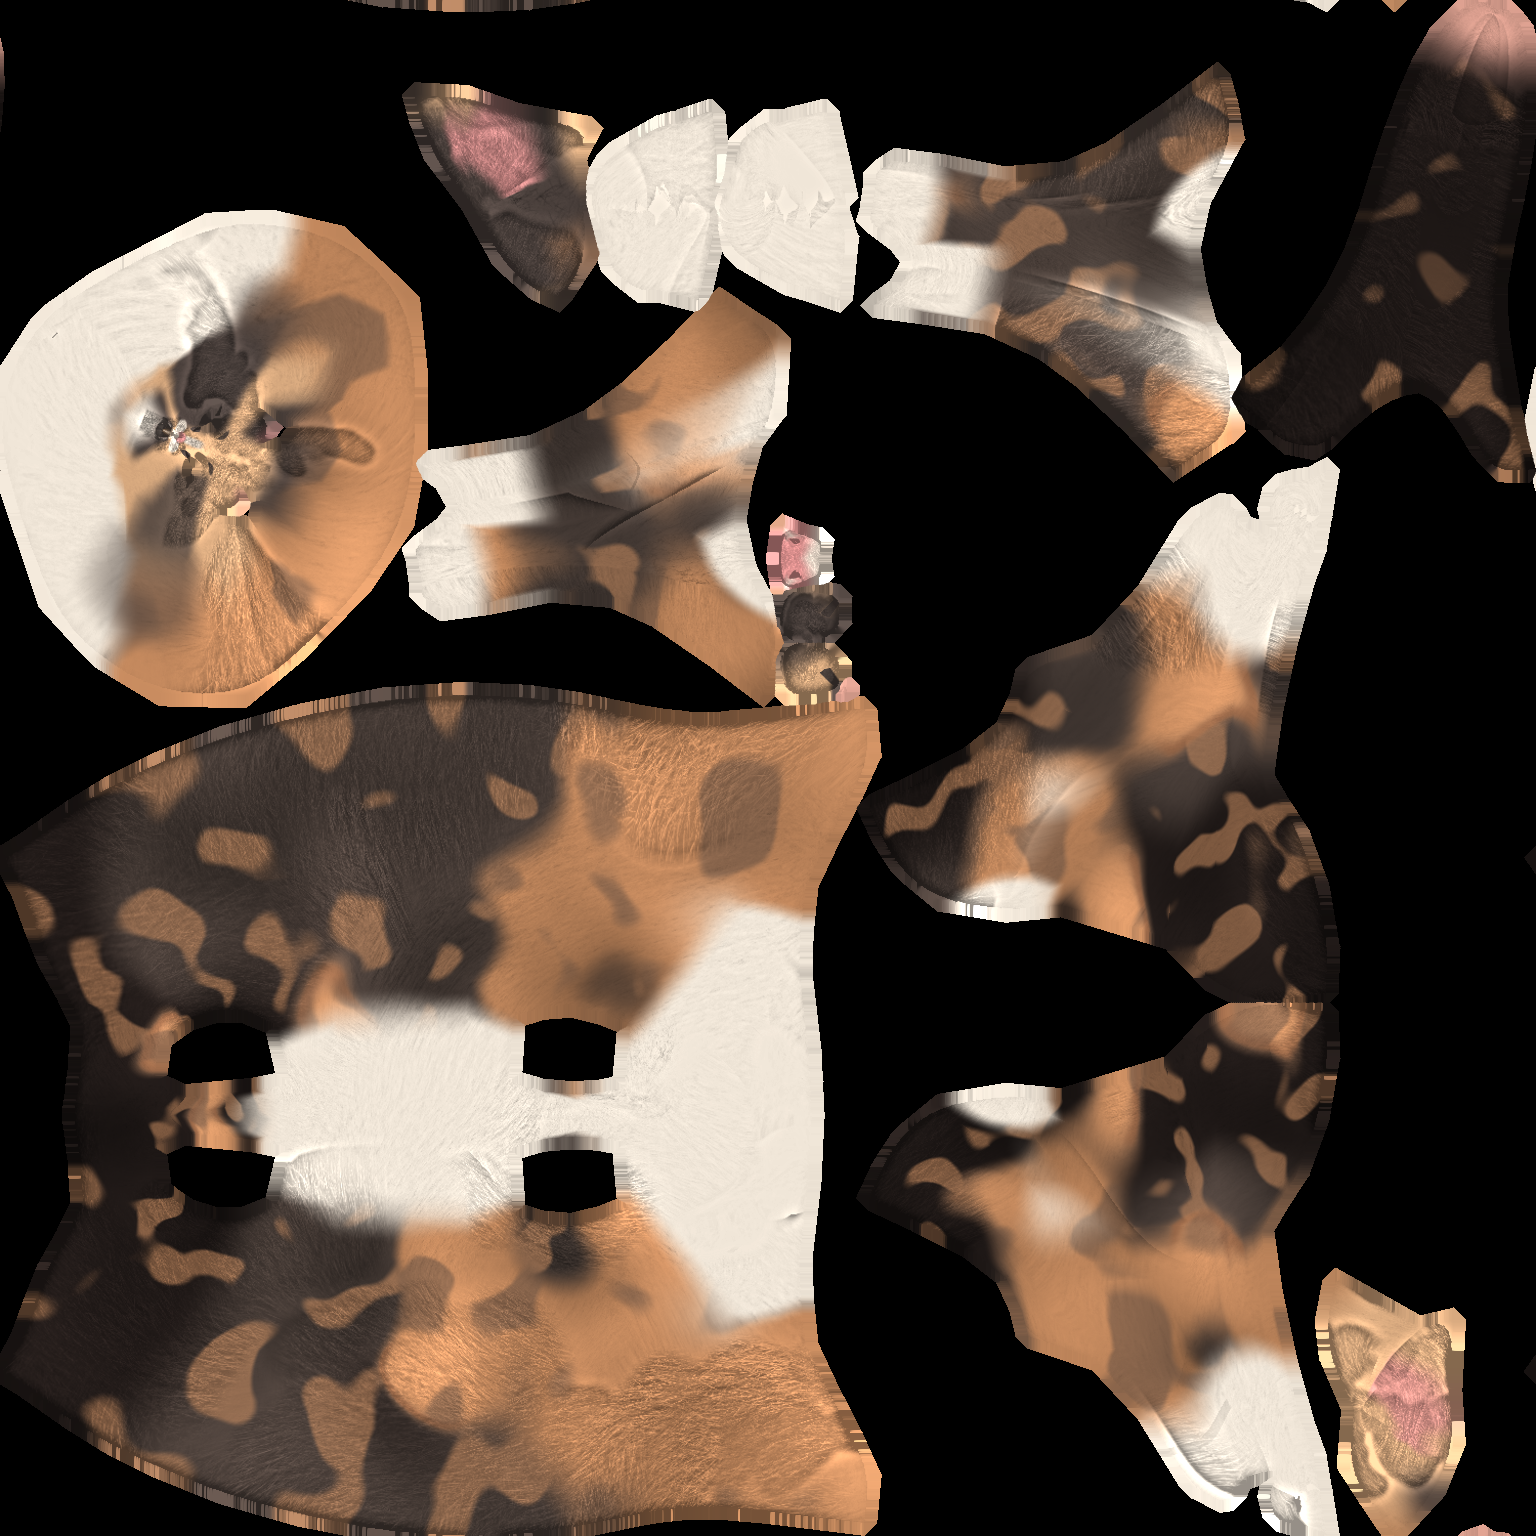

This chart was generated by the following Python code:
"""Pinta el pelaje de la gata carey de gato/origen/ sobre las UV de la gata de Jonas Dichelle (malla_uv.npz, de
exportar_malla.py) → pelaje.png. Del pelaje original (tex_original.png) solo se queda el detalle fino de los pelos.

    .venv/bin/python gato/gata/pelaje.py

Carey «diluida»: manchas grandes gris pardo oscuro y melocotón apagado, mezcladas a motas; blancos la lista de la
nariz, el hocico y la barbilla, el babero y el pecho, la barriga y los calcetines; nariz y dentro de las orejas
rosas; punta de la cola melocotón rosado. Coordenadas de la malla en reposo: mira a -Y, z arriba, pies en z ≈ -2.7.
"""
from pathlib import Path

import numpy as np
from PIL import Image, ImageFilter

AQUI = Path(__file__).resolve().parent
LADO = 1536

OSCURO, GRIS, MELOCOTON = (34, 27, 25), (78, 66, 60), (200, 140, 96)
CANELA, BLANCO, ROSA = (150, 98, 66), (240, 230, 216), (214, 140, 138)


def paso(a, b, x):
    """0 en a, 1 en b, suave entre medias (a > b vale)."""
    t = np.clip((x - a) / (b - a), 0, 1)
    return t * t * (3 - 2 * t)


def ruido(p, semilla, escala, ondas=7):
    """Manchas suaves: suma de ondas en 3D con el espacio algo retorcido; de -1 a 1 aprox."""
    r = np.random.default_rng(semilla)
    q = p * escala
    q = q + 0.6 * np.sin(q[:, [1, 2, 0]] * 1.3 + r.uniform(0, 6, 3))
    s = np.zeros(len(p))
    for _ in range(ondas):
        k = r.normal(size=3)
        s += np.sin(q @ (k / np.linalg.norm(k)) * r.uniform(0.7, 1.4) + r.uniform(0, 2 * np.pi))
    return s / np.sqrt(ondas / 2)


def rasterizar(d):
    """Posición y normal en reposo de cada texel (por baricéntricas en cada triángulo UV); máscara de los usados."""
    P, N, usado = np.zeros((LADO, LADO, 3)), np.zeros((LADO, LADO, 3)), np.zeros((LADO, LADO), bool)
    v, n = d["v"], d["n"]
    for t, uv in zip(d["tri"], d["tuv"]):
        a = uv * LADO
        a[:, 1] = LADO - a[:, 1]  # v de abajo arriba → filas de arriba abajo
        x0, y0 = np.floor(a.min(0)).astype(int)
        x1, y1 = np.ceil(a.max(0)).astype(int)
        xs, ys = np.meshgrid(np.arange(max(x0, 0), min(x1 + 1, LADO)), np.arange(max(y0, 0), min(y1 + 1, LADO)))
        q = np.stack([xs + 0.5, ys + 0.5], -1).reshape(-1, 2)
        T = np.array([a[1] - a[0], a[2] - a[0]]).T
        if abs(np.linalg.det(T)) < 1e-9:
            continue
        l12 = (q - a[0]) @ np.linalg.inv(T).T
        w = np.c_[1 - l12.sum(1), l12]
        ok = (w >= -0.02).all(1)
        f, c = ys.ravel()[ok], xs.ravel()[ok]
        P[f, c], N[f, c], usado[f, c] = w[ok] @ v[t], w[ok] @ n[t], True
    N /= np.maximum(np.linalg.norm(N, axis=-1, keepdims=True), 1e-6)
    return P, N, usado


def colores(p, n):
    x, y, z = p.T
    ax, ny, nz = np.abs(x), n[:, 1], n[:, 2]
    # base carey: manchas grandes melocotón sobre gris pardo, con motas oscuras y vetas canela
    grande, medio, fino = ruido(p, 1, 0.55), ruido(p, 2, 1.3), ruido(p, 3, 3.2)
    mel = paso(0.45, 0.9, grande + 0.35 * medio + 0.3 * fino)  # bordes moteados, como en la carey de verdad
    osc = paso(-0.3, 0.3, -grande + 0.45 * medio) * (1 - mel)
    c = np.array(GRIS) * (1 - osc[:, None]) + np.array(OSCURO) * osc[:, None]
    c = c * (1 - mel[:, None]) + np.array(MELOCOTON) * mel[:, None]
    can = paso(0.35, 0.8, fino) * paso(0.2, 0.5, mel) * (1 - paso(0.6, 0.95, mel))
    c = c * (1 - 0.6 * can[:, None]) + np.array(CANELA) * 0.6 * can[:, None]
    c *= (0.92 + 0.1 * fino)[:, None]  # motas
    mota = paso(0.5, 1.1, ruido(p, 4, 7.0, 9)) * (1 - mel) * 0.55   # atigrado fino melocotón dentro de lo oscuro
    c = c * (1 - mota[:, None]) + np.array(MELOCOTON) * mota[:, None]
    mota = paso(0.6, 1.2, ruido(p, 5, 6.0, 9)) * mel * 0.45          # y motas oscuras dentro de lo melocotón
    c = c * (1 - mota[:, None]) + np.array(GRIS) * mota[:, None]
    # cola: más oscura, con la punta melocotón rosado
    cola = paso(3.4, 3.8, y) * paso(2.6, 3.0, z)
    c = c * (1 - 0.45 * cola[:, None]) + np.array(OSCURO) * 0.45 * cola[:, None]
    punta = paso(5.2, 5.9, z) * cola
    c = c * (1 - punta[:, None]) + np.array((214, 156, 140)) * punta[:, None]
    # blancos (difuminados)
    cara = paso(-3.7, -4.1, y)
    hocico = cara * paso(2.95, 2.7, z) * paso(0.0, -0.5, ny)                       # hocico, bigoteras y barbilla
    hocico = np.maximum(hocico, cara * paso(2.75, 2.45, z))                          # barbilla por debajo
    lista = cara * paso(0.2, 0.08, ax + 0.06 * np.clip(z - 2.9, 0, 1)) * paso(3.75, 3.5, z) * paso(-0.2, -0.6, ny)
    babero = paso(-1.6, -2.4, y) * paso(2.7, 2.2, z) * paso(1.05, 0.7, ax) * paso(0.25, -0.15, ny)
    babero = np.maximum(babero, paso(-1.2, -2.0, y) * paso(-0.2, -0.6, nz) * paso(2.3, 1.6, z))  # garganta y pecho
    barriga = paso(-0.35, -0.7, nz) * paso(1.4, 0.9, z) * paso(3.0, 2.0, y)
    calcetin = paso(-2.0, -2.35, z)
    calcetin = np.maximum(calcetin, paso(-1.4, -1.8, z) * paso(-1.0, -1.4, y) * paso(0.3, -0.1, ny))  # delanteras
    b = np.max([hocico, lista, babero, barriga, calcetin], 0)
    c = c * (1 - b[:, None]) + np.array(BLANCO) * b[:, None]
    c = cara_de_la_gata(p, n, c, medio)
    # rosas: nariz y dentro de las orejas
    nariz = paso(0.22, 0.12, np.linalg.norm(p - (0, -4.86, 2.68), axis=1))
    oreja = paso(3.75, 4.0, z) * paso(-3.4, -3.8, y) * paso(-0.1, -0.5, ny) * paso(0.35, 0.55, ax) * paso(4.5, 4.3, z)
    for m, col in ((oreja * 0.8, ROSA), (nariz, ROSA)):
        c = c * (1 - m[:, None]) + np.array(col) * m[:, None]
    return c


def cara_de_la_gata(p, n, c, medio):
    """La cara, copiada de la foto de la gata (no al azar): frente melocotón, lista corta crema de entre los ojos a la
    nariz, cejas oscuras sobre cada ojo y rayitas bajo ellos, su lado derecho (x < 0) con la mejilla y la oreja gris
    pardo, coronilla oscura entre las orejas, bigoteras blancas y barbilla oscura."""
    x, y, z = p.T
    ax, ny = np.abs(x), n[:, 1]
    cab = paso(-3.0, -3.45, y) * paso(1.95, 2.3, z)              # la cabeza entera (sin el cuello ni la gola)
    e = 0.06 * medio                                            # bordes algo irregulares
    h = np.tile(np.array((214, 168, 126), float), (len(p), 1))  # melocotón más pálido que el del cuerpo, como en la foto
    oscuro = np.max([
        paso(-0.22, -0.45, x + e) * paso(3.3, 3.0, z + e) * paso(2.35, 2.5, z),  # su mejilla derecha, hasta el ojo
        paso(-0.35, -0.6, x + e) * paso(3.5, 3.75, z),           # su oreja derecha
        paso(-3.75, -3.35, y + e) * paso(3.45, 3.75, z) * paso(0.75, 0.45, ax),  # coronilla entre las orejas
        0.85 * paso(1.0, 0.6, np.hypot((ax - 0.36) / 0.13, (z - 3.36 - 0.3 * (ax - 0.36)) / 0.05)) * paso(-3.8, -4.0, y),  # cejas
        paso(1.0, 0.7, np.hypot((ax - 0.27) / 0.06, (z - 2.88) / 0.14)) * paso(-3.9, -4.1, y),    # rayitas bajo los ojos
        paso(2.42, 2.25, z) * paso(-3.95, -4.2, y),             # barbilla
    ], 0)
    h = h * (1 - oscuro[:, None]) + np.array((72, 62, 58)) * oscuro[:, None]
    crema = np.max([
        paso(0.13, 0.05, ax + 0.05 * np.clip(z - 2.85, 0, 1)) * paso(3.25, 3.05, z) * paso(-4.0, -4.3, y),  # lista
        paso(1.0, 0.75, np.hypot((ax - 0.2) / 0.24, (z - 2.55) / 0.17)) * paso(-4.35, -4.6, y),          # bigoteras
    ], 0) * (1 - paso(2.42, 2.3, z))
    h = h * (1 - crema[:, None]) + np.array((240, 226, 210)) * crema[:, None]
    c = c * (1 - cab[:, None]) + h * cab[:, None]
    # de perfil (foto 2): la gola blanca sube por el cuello por detrás de la mandíbula hasta debajo de la oreja y baja
    # al pecho; encima, el antifaz oscuro sale del ojo y cruza la mejilla hacia atrás hasta debajo de la oreja
    tope = np.interp(y, (-3.95, -3.7, -3.3, -2.9, -2.3), (2.3, 2.55, 2.78, 2.75, 2.45)) + e
    gola = paso(-3.95, -3.75, y) * paso(-2.1, -2.4, y) * paso(tope + 0.05, tope - 0.1, z)
    c = c * (1 - gola[:, None]) + np.array(BLANCO) * gola[:, None]
    t = np.clip(((y + 4.1) * 0.95 - (z - 3.1) * 0.25) / 0.97, 0, 1)            # a lo largo, del ojo (-4.1, 3.1) a
    dist = np.hypot(y - (-4.1 + 0.95 * t), z - (3.1 - 0.25 * t))                # debajo de la oreja (-3.15, 2.85)
    lado = np.where(x < 0, paso(0.25, 0.45, ax), 0.85 * paso(0.42, 0.6, ax))  # el izquierdo, de frente, apenas se ve
    antifaz = paso(0.26 + 0.04 * t, 0.06, dist + 2 * e) * lado * (1 - 0.4 * paso(0.6, 1.0, t))  # se apaga hacia la nuca
    return c * (1 - antifaz[:, None]) + np.array((74, 64, 60)) * antifaz[:, None]


def ojo(lado=512):
    """Iris de la foto: verde grisáceo pálido, más amarillo junto a la pupila, que es redonda (la original era una
    rendija de reptil); las fibras salen de la textura original. Misma composición que la original (iris = imagen)."""
    yy, xx = (np.mgrid[:lado, :lado] + 0.5) / lado * 2 - 1
    r = np.hypot(xx, yy)
    orig = np.asarray(Image.open(AQUI / "ojo_original.png").convert("L").resize((lado, lado)), float)
    fibra = (orig - np.asarray(Image.fromarray(orig.astype(np.uint8)).filter(ImageFilter.GaussianBlur(4)), float)) / 40
    fibra *= paso(0.5, 0.6, r)  # sin el borde de la rendija original
    t = np.clip((r - 0.4) / 0.55, 0, 1)[..., None]
    iris = np.array((190, 196, 128)) * (1 - t) + np.array((150, 168, 146)) * t
    iris = iris * (1 + np.clip(fibra, -0.4, 0.4)[..., None]) * (1 - 0.55 * paso(0.85, 1.0, r))[..., None]  # aro oscuro
    pupila = paso(0.42, 0.38, r)[..., None]
    im = iris * (1 - pupila) + np.array((8, 8, 10)) * pupila
    Image.fromarray(np.clip(im, 0, 255).astype(np.uint8)).save(AQUI / "ojo.png")


def dilatar(img, usado, pasos=12):
    """Rellena unos texels alrededor de cada isla UV con el color del borde (sin costuras al filtrar)."""
    img, usado = img.copy(), usado.copy()
    for _ in range(pasos):
        suma, cuenta = np.zeros_like(img), np.zeros(usado.shape)
        for df, dc in ((-1, 0), (1, 0), (0, -1), (0, 1)):
            u = np.roll(usado, (df, dc), (0, 1))
            suma += np.roll(img, (df, dc), (0, 1)) * u[..., None]
            cuenta += u
        nuevo = ~usado & (cuenta > 0)
        img[nuevo] = suma[nuevo] / cuenta[nuevo, None]
        usado |= nuevo
    return img


if __name__ == "__main__":
    d = np.load(AQUI / "malla_uv.npz")
    P, N, usado = rasterizar(d)
    img = np.zeros((LADO, LADO, 3))
    img[usado] = colores(P[usado], N[usado])
    # detalle de pelos del pelaje original: su paso alto (la luz de cada mechón, sin sus manchas)
    orig = Image.open(AQUI / "tex_original.png").convert("L").resize((LADO, LADO))
    det = np.asarray(orig, float) - np.asarray(orig.filter(ImageFilter.GaussianBlur(6)), float)
    img = np.clip(img * (1 + np.clip(det, -60, 60)[..., None] / 160), 0, 255)
    img = dilatar(img, usado)
    Image.fromarray(img.astype(np.uint8)).save(AQUI / "pelaje.png")
    assert usado.mean() > 0.3, usado.mean()
    ojo()
    print("pelaje.png", LADO, "px, texels usados", round(usado.mean() * 100), "%")
